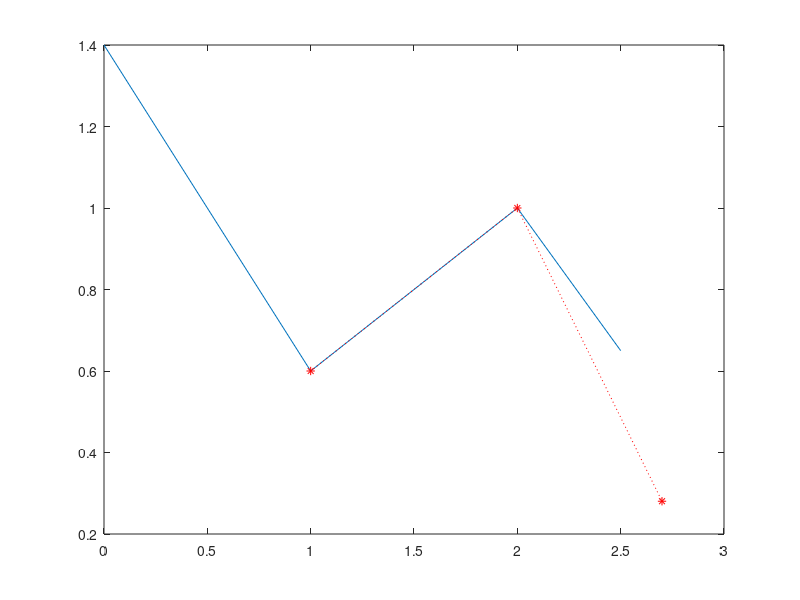

Reproduce this figure in MATLAB.
fid1=fopen('respolsim.txt','w');
A=[1 0 0 0;1 1 1 1;1 2 4 8 ;1 2.5 6.25 15.625 ];
X=[A(:,2)]
b=[1.4 ;0.6;1.0;0.65 ];
plot(X,b)
hold on
B=inv(A)
C=B*b
P=[ C(4) C(3) C(2) C(1)]
fprintf(fid1,'%9.3f,%9.3f,%9.3f,%9.3f\n',C(4) ,C(3) ,C(2) ,C(1));
x=[1.0 2.0 2.7]

W=polyval(P,x)
fprintf(fid1,'%9.3f,%9.3f,%9.3f,%9.3f\n',W(1) ,W(2) ,W(3));
plot(x,W,'r:*' )
fclose(fid1);